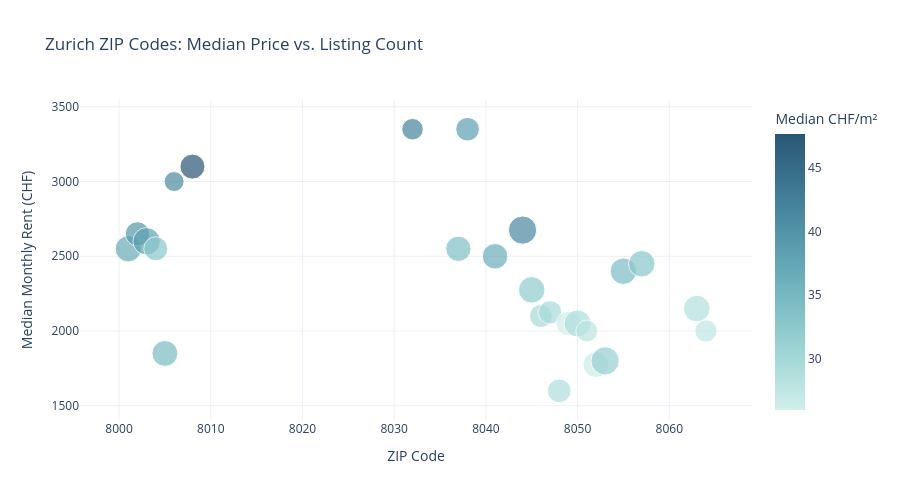

Source (notebook cell):
### Code cell
# --- Interactive ZIP Code Analysis (Plotly) ---
zip_agg = (
    df_filtered.dropna(subset=["zip_code", "price_chf", "price_per_m2"])
    .groupby("zip_code")
    .agg(
        median_price=("price_chf", "median"),
        count=("price_chf", "count"),
        median_price_m2=("price_per_m2", "median"),
    )
    .reset_index()
)

fig = px.scatter(
    zip_agg,
    x="zip_code",
    y="median_price",
    size="count",
    color="median_price_m2",
    color_continuous_scale="Teal",
    template="plotly_white",
    height=500,
    title="Zurich ZIP Codes: Median Price vs. Listing Count",
    labels={
        "zip_code": "ZIP Code",
        "median_price": "Median Monthly Rent (CHF)",
        "count": "Number of Listings",
        "median_price_m2": "Median CHF/m²",
    },
)
fig.show()

### Figure 1 — Plotly figure (JSON) as saved in the notebook; plotly's stock layout.template omitted (floating-point values rounded to 4 significant figures)
{"data": [{"hovertemplate": "ZIP Code=%{x}<br>Median Monthly Rent (CHF)=%{y}<br>Number of Listings=%{marker.size}<br>Median CHF/m²=%{marker.color}<extra></extra>", "legendgroup": "", "marker": {"color": [36.96, 39.24, 38.18, 32.64, 34.47, 41.2, 47.68, 41.97, 34.0, 38.25, 36.47, 41.41, 32.18, 29.75, 29.62, 29.14, 25.98, 29.19, 27.95, 26.41, 31.31, 34.17, 32.75, 28.65, 27.54], "coloraxis": "coloraxis", "size": [43, 37, 47, 36, 42, 25, 39, 29, 40, 35, 41, 50, 44, 33, 34, 35, 38, 46, 30, 42, 50, 44, 44, 44, 31], "sizemode": "area", "sizeref": 0.125, "symbol": "circle"}, "mode": "markers", "name": "", "orientation": "v", "showlegend": false, "type": "scatter", "x": [8001, 8002, 8003, 8004, 8005, 8006, 8008, 8032, 8037, 8038, 8041, 8044, 8045, 8046, 8047, 8048, 8049, 8050, 8051, 8052, 8053, 8055, 8057, 8063, 8064], "xaxis": "x", "y": [2550.0, 2650.0, 2600.0, 2550.0, 1850.0, 3000.0, 3100.0, 3350.0, 2550.0, 3350.0, 2500.0, 2675.0, 2275.0, 2100.0, 2125.0, 1600.0, 2050.0, 2050.0, 2000.0, 1775.0, 1800.0, 2400.0, 2450.0, 2150.0, 2000.0], "yaxis": "y"}], "layout": {"coloraxis": {"colorbar": {"title": {"text": "Median CHF/m²"}}, "colorscale": [[0.0, "rgb(209, 238, 234)"], [0.1667, "rgb(168, 219, 217)"], [0.3333, "rgb(133, 196, 201)"], [0.5, "rgb(104, 171, 184)"], [0.6667, "rgb(79, 144, 166)"], [0.8333, "rgb(59, 115, 143)"], [1.0, "rgb(42, 86, 116)"]]}, "height": 500, "legend": {"itemsizing": "constant", "tracegroupgap": 0}, "title": {"text": "Zurich ZIP Codes: Median Price vs. Listing Count"}, "xaxis": {"anchor": "y", "domain": [0.0, 1.0], "title": {"text": "ZIP Code"}}, "yaxis": {"anchor": "x", "domain": [0.0, 1.0], "title": {"text": "Median Monthly Rent (CHF)"}}}}
